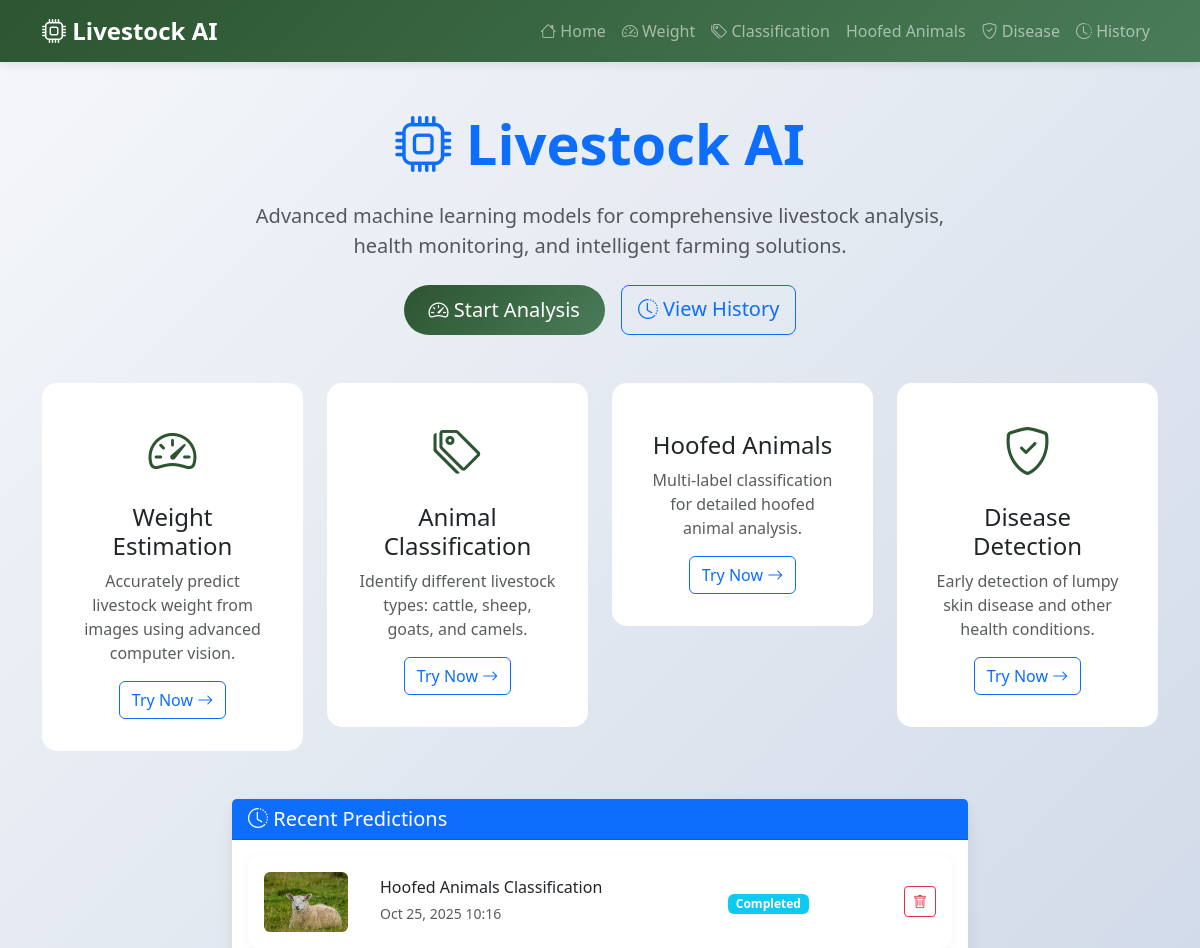
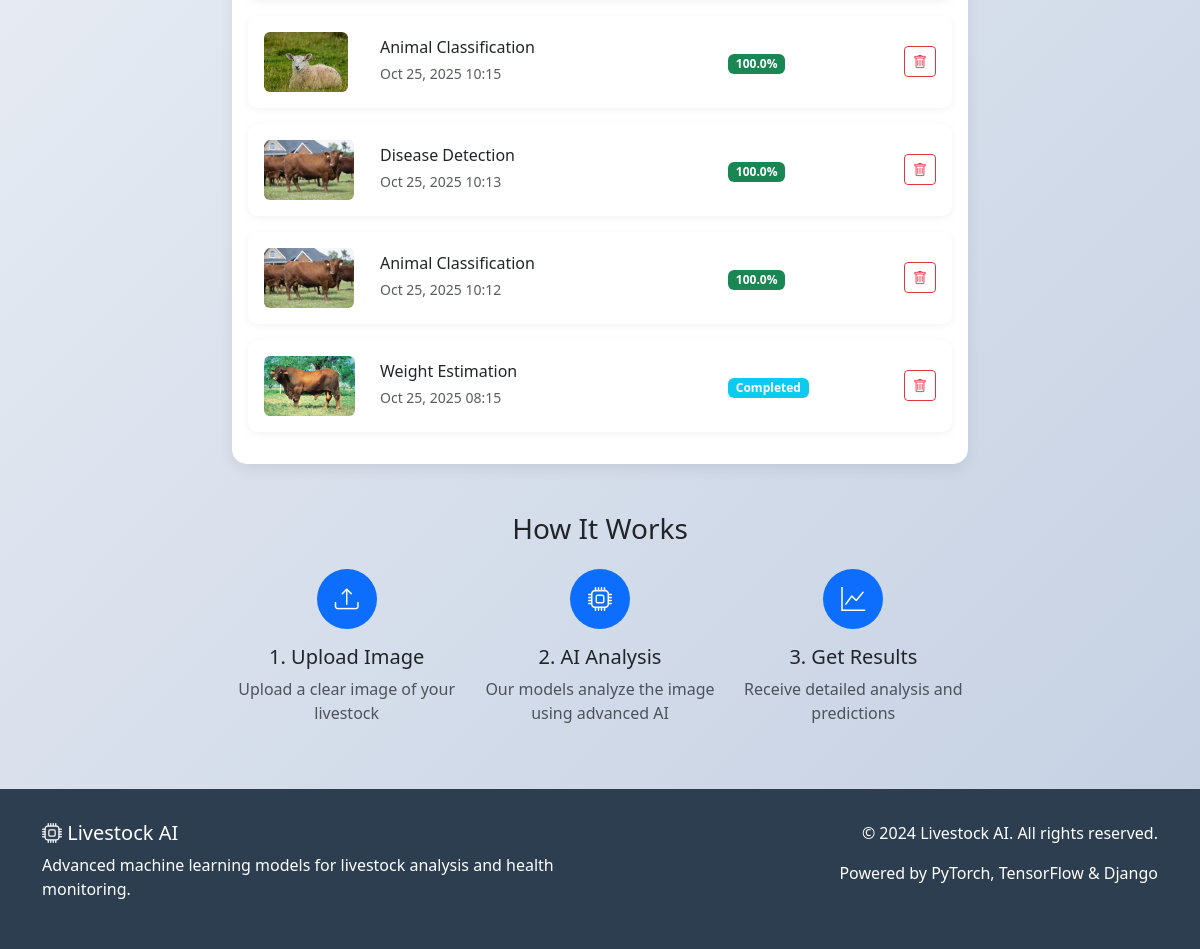
The page / on the database its author committed (2 pictures, top to bottom).
### predictions/models.py (models this page shows, shortened)
class Prediction(models.Model):
    PREDICTION_TYPES = [
        ('weight', 'Weight Estimation'),
        ('classification', 'Animal Classification'),
        ('hoofed_animals', 'Hoofed Animals Classification'),
        ('disease', 'Disease Detection'),
    ]
    prediction_type = models.CharField(max_length=20, choices=PREDICTION_TYPES)
    image = models.ImageField(upload_to='predictions/')
    result = models.JSONField()
    confidence = models.FloatField(null=True, blank=True)
    created_at = models.DateTimeField(default=timezone.now)
    class Meta:
        ordering = ['-created_at']

### predictions/views.py (the view)
# urls.py: path('', views.HomeView.as_view(), name='home'),
class HomeView(TemplateView):
    template_name = 'predictions/home.html'
    def get_context_data(self, **kwargs):
        context = super().get_context_data(**kwargs)
        context['recent_predictions'] = Prediction.objects.all()[:5]
        return context

### templates/predictions/home.html (shortened to what this page needs)
{% extends 'base.html' %}
{% block content %}
<div class="container my-5">
    <div class="row mb-5">
        <div class="col-lg-8 mx-auto text-center">
            <h1 class="display-4 fw-bold text-primary mb-4">
                <i class="bi bi-cpu"></i> Livestock AI
            </h1>
            <p class="lead text-muted mb-4">
                Advanced machine learning models for comprehensive livestock analysis,
                health monitoring, and intelligent farming solutions.
            </p>
            <div class="d-flex justify-content-center gap-3">
                <a href="{% url 'weight_prediction' %}" class="btn btn-primary btn-lg">
                    <i class="bi bi-speedometer2"></i> Start Analysis
                </a>
                <a href="{% url 'history' %}" class="btn btn-outline-primary btn-lg">
                    <i class="bi bi-clock-history"></i> View History
                </a>
            </div>
        </div>
    </div>
    <div class="row g-4 mb-5">
        <div class="col-lg-3 col-md-6">
            <div class="feature-card">
                <div class="feature-icon">
                    <i class="bi bi-speedometer2"></i>
                </div>
                <h4>Weight Estimation</h4>
                <p class="text-muted">Accurately predict livestock weight from images using advanced computer vision.</p>
                <a href="{% url 'weight_prediction' %}" class="btn btn-outline-primary">
                    Try Now <i class="bi bi-arrow-right"></i>
                </a>
            </div>
        </div>
        <div class="col-lg-3 col-md-6">
            <div class="feature-card">
                <div class="feature-icon">
                    <i class="bi bi-tags"></i>
                </div>
                <h4>Animal Classification</h4>
                <p class="text-muted">Identify different livestock types: cattle, sheep, goats, and camels.</p>
                <a href="{% url 'classification' %}" class="btn btn-outline-primary">
                    Try Now <i class="bi bi-arrow-right"></i>
                </a>
            </div>
        </div>
        <div class="col-lg-3 col-md-6">
            <div class="feature-card">
                <h4>Hoofed Animals</h4>
                <p class="text-muted">Multi-label classification for detailed hoofed animal analysis.</p>
                <a href="{% url 'hoofed_animals' %}" class="btn btn-outline-primary">
                    Try Now <i class="bi bi-arrow-right"></i>
                </a>
            </div>
        </div>
        <div class="col-lg-3 col-md-6">
            <div class="feature-card">
                <div class="feature-icon">
                    <i class="bi bi-shield-check"></i>
                </div>
                <h4>Disease Detection</h4>
                <p class="text-muted">Early detection of lumpy skin disease and other health conditions.</p>
                <a href="{% url 'disease_detection' %}" class="btn btn-outline-primary">
                    Try Now <i class="bi bi-arrow-right"></i>
                </a>
            </div>
        </div>
    </div>
    {% if recent_predictions %}
    <div class="row">
        <div class="col-lg-8 mx-auto">
            <div class="card">
                <div class="card-header bg-primary text-white">
                    <h5 class="mb-0">
                        <i class="bi bi-clock-history"></i> Recent Predictions
                    </h5>
                </div>
                <div class="card-body">
                    {% for prediction in recent_predictions %}
                    <div class="prediction-item">
                        <div class="row align-items-center">
                            <div class="col-md-2">
                                <img src="{{ prediction.image.url }}" alt="Prediction" class="img-fluid rounded" style="max-height: 60px;">
                            </div>
                            <div class="col-md-6">
                                <h6 class="mb-1">{{ prediction.get_prediction_type_display }}</h6>
                                <small class="text-muted">{{ prediction.created_at|date:"M d, Y H:i" }}</small>
                            </div>
                            <div class="col-md-2">
                                {% if prediction.confidence %}
                                <span class="badge bg-success">{{ prediction.confidence|floatformat:1 }}%</span>
                                {% else %}
                                <span class="badge bg-info">Completed</span>
                                {% endif %}
                            </div>
                            <div class="col-md-2 text-end">
                                <a href="{% url 'delete_prediction' prediction.id %}" class="btn btn-sm btn-outline-danger">
                                    <i class="bi bi-trash"></i>
                                </a>
                            </div>
                        </div>
                    </div>
                    {% endfor %}
                </div>
            </div>
        </div>
    </div>
    {% endif %}
    <div class="row mt-5">
        <div class="col-lg-8 mx-auto text-center">
            <h3 class="mb-4">How It Works</h3>
            <div class="row g-4">
                <div class="col-md-4">
                    <div class="text-center">
                        <div class="bg-primary text-white rounded-circle d-inline-flex align-items-center justify-content-center" style="width: 60px; height: 60px;">
                            <i class="bi bi-upload fs-4"></i>
                        </div>
                        <h5 class="mt-3">1. Upload Image</h5>
                        <p class="text-muted">Upload a clear image of your livestock</p>
                    </div>
                </div>
                <div class="col-md-4">
                    <div class="text-center">
                        <div class="bg-primary text-white rounded-circle d-inline-flex align-items-center justify-content-center" style="width: 60px; height: 60px;">
                            <i class="bi bi-cpu fs-4"></i>
                        </div>
                        <h5 class="mt-3">2. AI Analysis</h5>
                        <p class="text-muted">Our models analyze the image using advanced AI</p>
                    </div>
                </div>
                <div class="col-md-4">
                    <div class="text-center">
                        <div class="bg-primary text-white rounded-circle d-inline-flex align-items-center justify-content-center" style="width: 60px; height: 60px;">
                            <i class="bi bi-graph-up fs-4"></i>
                        </div>
                        <h5 class="mt-3">3. Get Results</h5>
                        <p class="text-muted">Receive detailed analysis and predictions</p>
                    </div>
                </div>
            </div>
        </div>
    </div>
</div>
{% endblock %}

### templates/base.html (style rules this page uses)
:root { --primary-color: #2c5530; --secondary-color: #4a7c59; --accent-color: #8fbc8f; --light-bg: #f8f9fa; --dark-text: #2c3e50; }
body { font-family: 'Segoe UI', Tahoma, Geneva, Verdana, sans-serif; background: linear-gradient(135deg, #f5f7fa 0%, #c3cfe2 100%); min-height: 100vh; }
.card { border: none; border-radius: 15px; box-shadow: 0 5px 15px rgba(0,0,0,0.08); transition: transform 0.3s ease, box-shadow 0.3s ease; }
.btn-primary { background: linear-gradient(135deg, var(--primary-color) 0%, var(--secondary-color) 100%); border: none; border-radius: 25px; padding: 10px 25px; font-weight: 500; transition: all 0.3s ease; }
.feature-card { background: white; border-radius: 15px; padding: 2rem; text-align: center; transition: all 0.3s ease; }
.feature-icon { font-size: 3rem; color: var(--primary-color); margin-bottom: 1rem; }
.prediction-item { background: white; border-radius: 10px; padding: 1rem; margin-bottom: 1rem; box-shadow: 0 2px 10px rgba(0,0,0,0.05); }

### rows shown on the page
Prediction: image (picture), prediction_type "Hoofed Animals Classification", created_at "Oct 25, 2025 10:16", shows "Completed"
Prediction: image (picture), prediction_type "Animal Classification", created_at "Oct 25, 2025 10:15", confidence "100.0"
Prediction: image (picture), prediction_type "Disease Detection", created_at "Oct 25, 2025 10:13", confidence "100.0"
Prediction: image (picture), prediction_type "Animal Classification", created_at "Oct 25, 2025 10:12", confidence "100.0"
Prediction: image (picture), prediction_type "Weight Estimation", created_at "Oct 25, 2025 08:15", shows "Completed"
